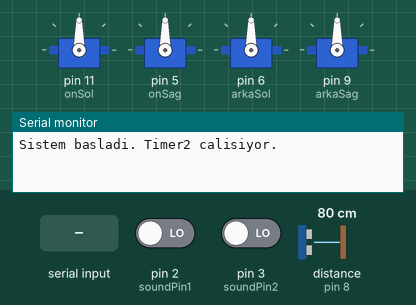
This sketch was run on a simulated Arduino Uno, built with avr-gcc and run on an emulated ATmega328P. On the bench: 4 × servo, the last lines printed to the serial monitor. Wiring (inferred from the names in the program): ultrasonic range finder: trigger pin 7; echo pin 8. Inputs (shaded band) come from the test bench; at power-on: distance to the obstacle (sensor on pin 8) 80 cm, pin 2 (soundPin1) LOW, pin 3 (soundPin2) LOW. The echo pulse lasts 58.3 µs per cm.

Above: at 1.2 s.
1.3 s: distance to the obstacle (sensor on pin 8) set to 10 cm
2.8 s: distance to the obstacle (sensor on pin 8) set to 7 cm
At 4.1 s:
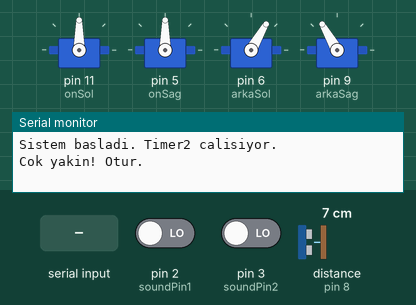
4.4 s: "F" received over Serial
At 5.4 s:
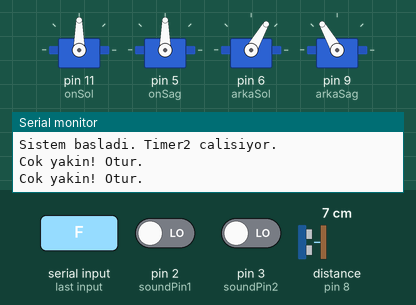
6.0 s: "B" received over Serial
At 6.7 s:
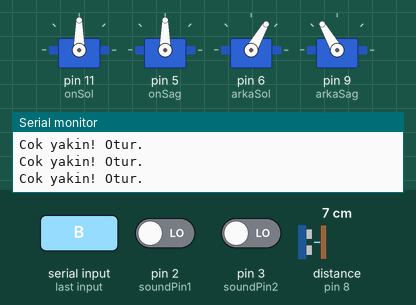
7.6 s: "B" received over Serial
At 8.9 s:
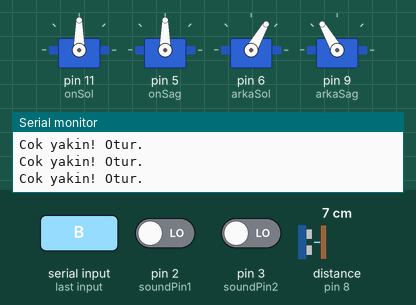
9.2 s: "F" received over Serial
At 10.3 s:
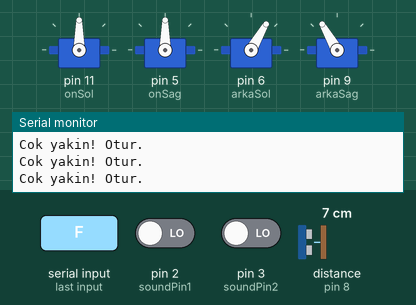
Timing chart, 0 to 11.8 s (numbered marks = the images above; inputs shaded):
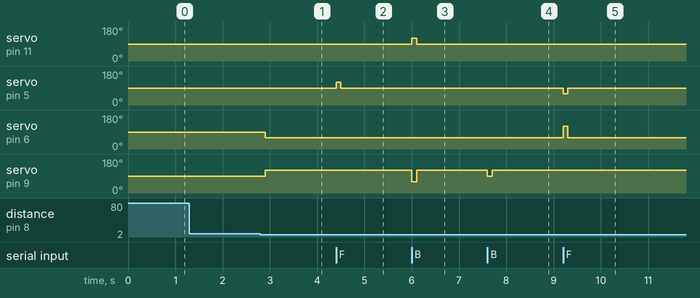

Measured:
- the behaviour switches between 9 and 8 cm on distance to the obstacle (sensor on pin 8) (found by bisection; images 0 and 1)
- after the input at 1.3 s, every drawn part: stays the same
- after the input at 2.8 s, servo on pin 6 (arkaSol): 90° → 60° after 0.10 s; servo on pin 9 (arkaSag): 90° → 120° after 0.10 s
- after the input at 4.4 s, servo on pin 5 (onSag): 90° → 120° at once, → 90° 0.10 s later
- after the input at 6.0 s, servo on pin 11 (onSol): 90° → 120° at once, → 90° 0.10 s later; servo on pin 9 (arkaSag): 120° → 60° at once, → 120° 0.10 s later
- after the input at 7.6 s, servo on pin 9 (arkaSag): 120° → 90° at once, → 120° 0.10 s later
- after the input at 9.2 s, servo on pin 5 (onSag): 90° → 60° at once, → 90° 0.10 s later; servo on pin 6 (arkaSol): 60° → 120° at once, → 60° 0.10 s later

The sketch:

robodog.ino
```cpp
/*
 * Gömülü Sistemler Proje Ödevi
 * --------------------------------------------
 */

#include <Servo.h>

// Bacak servoları
Servo onSol, onSag, arkaSol, arkaSag;
// Kesme pinleri (2 ve 3 olması zorunlu)
const int soundPin1 = 2;
const int soundPin2 = 3;
// HC-SR04 pinleri
const int trigPin  = 7;
const int echoPin  = 8;

// Robotun o an ne yaptığını tuttuğumuz durum değişkeni
enum RobotState { IDLE, FORWARD, BACKWARD, SIT, WAVE_LEFT, WAVE_RIGHT };
RobotState currentState = IDLE;

// Timer ve bekleme işlemleri için değişkenler
volatile bool tick100ms = false;
volatile int timer2Counter = 0;
unsigned long lastMoveUpdate = 0;
int gaitStep = 0;
const int moveInterval = 500; // Her adım arası bekleme süresi

// Alkış sayacı ve debounce (üst üste yanlış saymaması için) değişkenleri
volatile int clapCount1 = 0;
volatile int clapCount2 = 0;
unsigned long lastClapTime1 = 0;
unsigned long lastClapTime2 = 0;
const unsigned long debounceTime = 300;
const unsigned long clapTimeout = 1500;

// Engel mesafesi
volatile long distance = 100;

// Timer2 Kesmesi: Her 1ms'de buraya giriyor.
ISR(TIMER2_COMPA_vect) {
  timer2Counter++;
  if (timer2Counter >= 100) { // 100 kere girince 100ms olmuş demek
    tick100ms = true;
    timer2Counter = 0; // Sayacı sıfırla ki baştan saysın
  }
}

void setup() {
  Serial.begin(9600); // Bluetooth ve debug için

  // Pin giriş çıkış ayarları
  pinMode(trigPin, OUTPUT);
  pinMode(echoPin, INPUT);
  pinMode(soundPin1, INPUT);
  pinMode(soundPin2, INPUT);

  // Servoları pinlere bağlıyoruz
  onSol.attach(11); onSag.attach(5);
  arkaSol.attach(6); arkaSag.attach(9);
  resetPosture(); // Başta düz dursun

  // Alkış sensörleri için dış kesmeler (Sinyal yükseldiğinde tetikleniyor)
  attachInterrupt(digitalPinToInterrupt(soundPin1), clapISR1, RISING);
  attachInterrupt(digitalPinToInterrupt(soundPin2), clapISR2, RISING);

  // Timer2 register ayarları (CTC modunda çalışıyor)
  cli(); // Ayar yaparken kesmeler karışmasın diye durdurduk
  TCCR2A = 0;
  TCCR2B = 0;
  TCNT2  = 0;
  OCR2A = 249; // 1ms elde etmek için değer
  TCCR2A |= (1 << WGM21);
  TCCR2B |= (1 << CS22);
  TIMSK2 |= (1 << OCIE2A);
  sei(); // Ayarlar bitti, kesmeleri tekrar aç

  Serial.println("Sistem basladi. Timer2 calisiyor.");
}

void loop() {
  // Telefondan Bluetooth ile harf gelirse oku
  if (Serial.available()) {
    char cmd = Serial.read();
    processCommand(cmd);
  }

  // Timer2'den 100ms doldu bilgisi gelirse etrafı kontrol et
  if (tick100ms) {
    mesafeOlc();
    akilliKararMekanizmasi();
    tick100ms = false;
  }

  // delay() kullanmadığımız için fonksiyonları sürekli çağırıyoruz
  updateMovement();
  checkClapEvaluation();
}

// Sensörlere göre otonom tepki veren kısım
void akilliKararMekanizmasi() {

  // Köpek oturuyorsa ve önündeki engel çekildiyse tekrar ayağa kalksın
  if (currentState == SIT && distance > 20) {
    Serial.println("Engel gitti, ayaga kalkiliyor.");
    currentState = IDLE;
    resetPosture();
    return;
  }

  // Çok yakında bir şey varsa çarpmasın diye hemen otursun
  if (distance > 0 && distance < 8) {
    if (currentState != SIT) {
      Serial.println("Cok yakin! Otur.");
      currentState = SIT;
      sitPosture();
    }
    return;
  }

  // Yürürken engel çıkarsa dursun (IDLE moduna geçsin)
  if (distance > 0 && distance < 15) {
    if (currentState == FORWARD) {
      Serial.println("Engel var, durduruldu.");
      currentState = IDLE;
      resetPosture();
    }
  }
}

// Gelen karaktere göre durumu değiştir
void processCommand(char cmd) {
  switch (cmd) {
    case 'F': currentState = FORWARD; break;
    case 'B': currentState = BACKWARD; break;
    case 'S': currentState = IDLE; resetPosture(); break;
    case 'X': currentState = IDLE; resetPosture(); Serial.println("Acil Dur!"); break;
    case 'T': currentState = SIT; sitPosture(); break;
  }
}

// Yürüme animasyonlarını millis() ile beklemeden yaptığımız fonksiyon
void updateMovement() {
  unsigned long now = millis();

  // İleri gitme modu
  if (currentState == FORWARD) {
    if (now - lastMoveUpdate > moveInterval) {
      lastMoveUpdate = now;
      gaitStep = (gaitStep + 1) % 4; // 4 adımlı döngü

      // Bacakların sırayla atılması
      switch (gaitStep) {
        case 0: onSag.write(60);  arkaSol.write(120); break;
        case 1: onSag.write(120); arkaSol.write(60);  break;
        case 2: onSol.write(60);  arkaSag.write(120); break;
        case 3: onSol.write(120); arkaSag.write(60);  break;
      }
    }
  }
  // Geri gitme modu
  else if (currentState == BACKWARD) {
    if (now - lastMoveUpdate > moveInterval) {
      lastMoveUpdate = now;
      gaitStep = (gaitStep + 1) % 4;

      // Geri adım atma açıları
      switch (gaitStep) {
        case 0: onSag.write(120); arkaSol.write(60);  break;
        case 1: onSag.write(90);  arkaSol.write(90);  break;
        case 2: onSol.write(120); arkaSag.write(60);  break;
        case 3: onSol.write(90);  arkaSag.write(90);  break;
      }
    }
  }
  else if (currentState == SIT) {
    sitPosture();
  }
}

// Klasik HC-SR04 ping atma kodu
void mesafeOlc() {
  digitalWrite(trigPin, LOW);
  delayMicroseconds(2);
  digitalWrite(trigPin, HIGH);
  delayMicroseconds(10);
  digitalWrite(trigPin, LOW);

  long duration = pulseIn(echoPin, HIGH, 30000); // Çok bekleyip kilitlenmesin diye 30ms limit
  if (duration > 0) {
    distance = duration * 0.034 / 2; // Sesi cm'ye çevir
  }
}

// Sol sensör için kesme (Gürültüden 2 kere saymasın diye zaman kontrolü var)
void clapISR1() {
  unsigned long now = millis();
  if (now - lastClapTime1 > debounceTime) {
    clapCount1++;
    lastClapTime1 = now;
  }
}

// Sağ sensör için kesme
void clapISR2() {
  unsigned long now = millis();
  if (now - lastClapTime2 > debounceTime) {
    clapCount2++;
    lastClapTime2 = now;
  }
}

// Alkış sayısına göre pati verme eylemleri
void checkClapEvaluation() {
  unsigned long now = millis();

  // Sol taraftan gelen sese tepki
  if (clapCount1 > 0 && (now - lastClapTime1 > clapTimeout)) {
    if (clapCount1 == 3) { // 3 kere alkışlanırsa sol patiyi kaldır
      Serial.println("Sol pati kalkiyor.");
      onSol.write(45);
      delay(1000); // Sadece animasyon geçişi için ufak bir delay
      resetPosture();
    }
    else if (clapCount1 >= 4) { // 4 veya daha fazlaysa otur
      Serial.println("Otur.");
      arkaSol.write(60); arkaSag.write(120);
      delay(1000);
      resetPosture();
    }
    clapCount1 = 0; // İşlem bitince sayacı sıfırla
  }

  // Sağ taraftan gelen sese tepki
  if (clapCount2 > 0 && (now - lastClapTime2 > clapTimeout)) {
    if (clapCount2 == 2) { // 2 kere alkışlanırsa sağ patiyi kaldır
      Serial.println("Sag pati kalkiyor.");
      onSag.write(135);
      delay(1000);
      resetPosture();
    }
    clapCount2 = 0;
  }
}

// Arka bacakları kırarak oturma pozisyonu açıları
void sitPosture() {
  onSol.write(90);
  onSag.write(90);
  arkaSol.write(60);
  arkaSag.write(120);
}

// Tüm motorları 90 dereceye (dik duruşa) getir
void resetPosture() {
  onSol.write(90); onSag.write(90);
  arkaSol.write(90); arkaSag.write(90);
}
```
